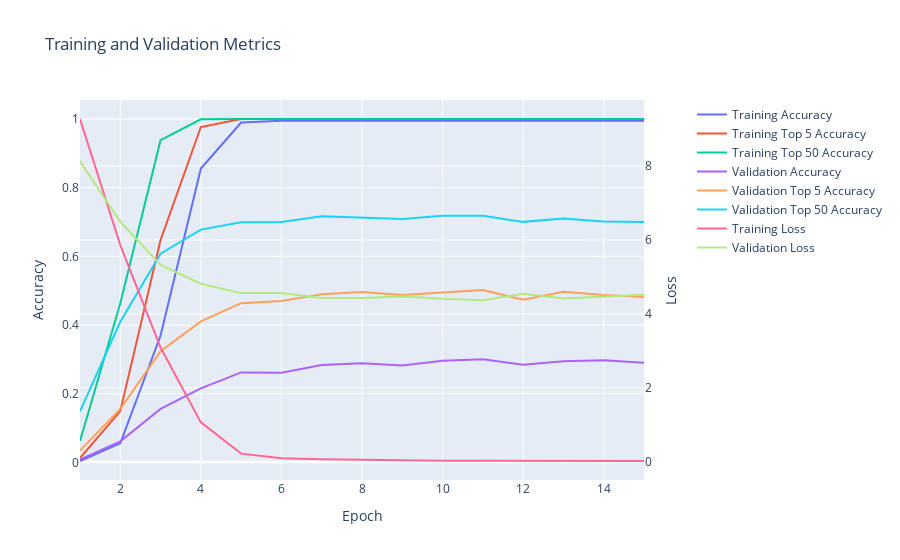

Write notebook code for a chart like this one.
### Code cell
arcface_similarity_model.display_training_history()

### Figure 1 — Plotly figure (JSON) as saved in the notebook; plotly's stock layout.template omitted (floating-point values rounded to 4 significant figures)
{"data": [{"mode": "lines", "name": "Training Accuracy", "type": "scatter", "x": [1, 2, 3, 4, 5, 6, 7, 8, 9, 10, 11, 12, 13, 14, 15], "xaxis": "x", "y": [0.003974, 0.05546, 0.3694, 0.8556, 0.9898, 0.9947, 0.9948, 0.9947, 0.9952, 0.9954, 0.9952, 0.9952, 0.9955, 0.9954, 0.9946, 0.9782], "yaxis": "y"}, {"mode": "lines", "name": "Training Top 5 Accuracy", "type": "scatter", "x": [1, 2, 3, 4, 5, 6, 7, 8, 9, 10, 11, 12, 13, 14, 15], "xaxis": "x", "y": [0.01244, 0.1493, 0.6477, 0.9767, 0.9997, 0.9996, 0.9997, 0.9998, 0.9999, 1.0, 1.0, 1.0, 0.9999, 1.0, 0.9999, 0.9987], "yaxis": "y"}, {"mode": "lines", "name": "Training Top 50 Accuracy", "type": "scatter", "x": [1, 2, 3, 4, 5, 6, 7, 8, 9, 10, 11, 12, 13, 14, 15], "xaxis": "x", "y": [0.06237, 0.4636, 0.9382, 0.999, 1.0, 1.0, 1.0, 1.0, 1.0, 1.0, 1.0, 1.0, 1.0, 1.0, 0.9999, 0.9999], "yaxis": "y"}, {"mode": "lines", "name": "Validation Accuracy", "type": "scatter", "x": [1, 2, 3, 4, 5, 6, 7, 8, 9, 10, 11, 12, 13, 14, 15], "xaxis": "x", "y": [0.007947, 0.06116, 0.1558, 0.2156, 0.2619, 0.2609, 0.2833, 0.2885, 0.282, 0.2961, 0.3006, 0.2844, 0.2947, 0.2975, 0.2903, 0.1631], "yaxis": "y"}, {"mode": "lines", "name": "Validation Top 5 Accuracy", "type": "scatter", "x": [1, 2, 3, 4, 5, 6, 7, 8, 9, 10, 11, 12, 13, 14, 15], "xaxis": "x", "y": [0.03421, 0.1555, 0.3234, 0.4105, 0.4637, 0.4703, 0.4896, 0.4959, 0.4876, 0.4945, 0.5021, 0.4737, 0.4969, 0.4876, 0.4817, 0.3469], "yaxis": "y"}, {"mode": "lines", "name": "Validation Top 50 Accuracy", "type": "scatter", "x": [1, 2, 3, 4, 5, 6, 7, 8, 9, 10, 11, 12, 13, 14, 15], "xaxis": "x", "y": [0.1482, 0.4095, 0.6078, 0.678, 0.699, 0.6997, 0.717, 0.7135, 0.7091, 0.718, 0.7184, 0.7004, 0.7101, 0.7018, 0.7001, 0.613], "yaxis": "y"}, {"mode": "lines", "name": "Training Loss", "type": "scatter", "x": [1, 2, 3, 4, 5, 6, 7, 8, 9, 10, 11, 12, 13, 14, 15], "xaxis": "x", "y": [9.274, 5.862, 3.089, 1.066, 0.2196, 0.09746, 0.06455, 0.0494, 0.03733, 0.02989, 0.02514, 0.02371, 0.02306, 0.01996, 0.02231, 0.2207], "yaxis": "y2"}, {"mode": "lines", "name": "Validation Loss", "type": "scatter", "x": [1, 2, 3, 4, 5, 6, 7, 8, 9, 10, 11, 12, 13, 14, 15], "xaxis": "x", "y": [8.131, 6.498, 5.326, 4.816, 4.563, 4.568, 4.432, 4.427, 4.473, 4.407, 4.372, 4.545, 4.418, 4.463, 4.517, 5.364], "yaxis": "y2"}], "layout": {"title": {"text": "Training and Validation Metrics"}, "xaxis": {"anchor": "y", "domain": [0.0, 0.94], "title": {"text": "Epoch"}}, "yaxis": {"anchor": "x", "domain": [0.0, 1.0], "title": {"text": "Accuracy"}}, "yaxis2": {"anchor": "x", "overlaying": "y", "side": "right", "title": {"text": "Loss"}}}}
